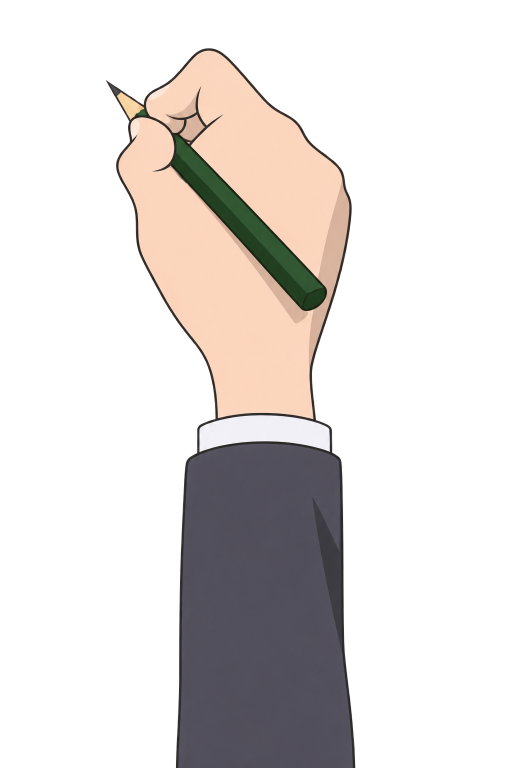
#> input picture art/cut/h08b_scrawl.png, 1024 x 1536 px (shown at 1/2 size)
$ python value_check.py ../art/cut/h08b_scrawl.png ../art/cut/R14f_askL3.png
#> lines starting #> are read from the running program, lines starting #| are printed output that depends on the picture
"""Value (light/dark) check for a frame: grayscale posterised to 5 steps beside the original, so
it is obvious whether the subject carries the strongest contrast in the picture.
usage: python value_check.py frame.png out.png"""
import sys
import numpy as np
from PIL import Image

src, dst = sys.argv[1], sys.argv[2]
im = Image.open(src).convert('RGB')
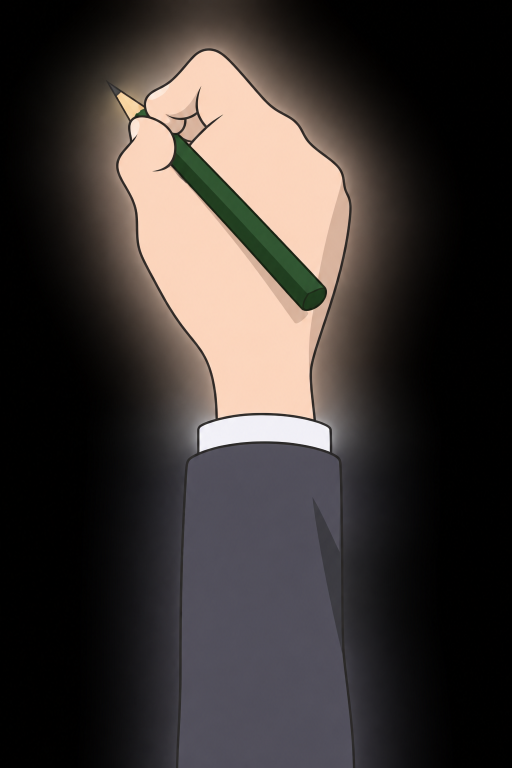
#> im: PIL image 1024x1536 RGB (shown at 1/2 size); mean R, G, B 61.7, 55.1, 52.1
g = np.asarray(im.convert('L')).astype(np.float32)
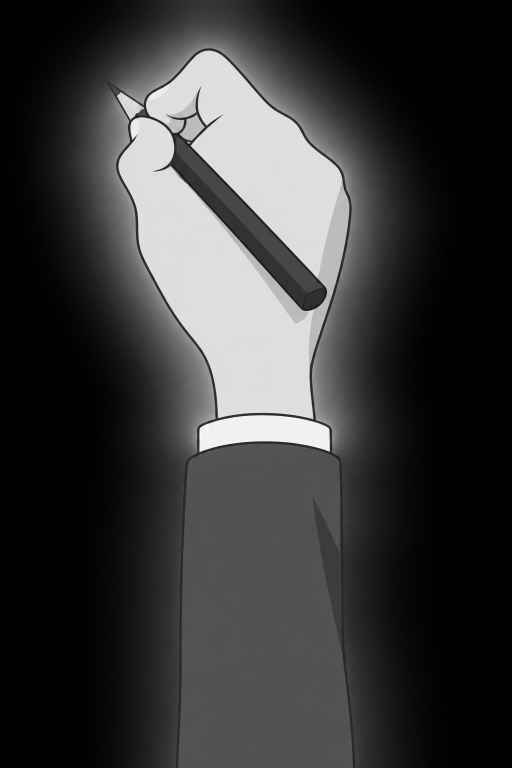
#> g: shape (1536, 1024) float32 (shown at 1/2 size); min 0, max 255, mean 56.7
steps = np.array([20, 75, 128, 180, 235], np.float32)
idx = np.clip(np.round(g / 255 * 4), 0, 4).astype(int)
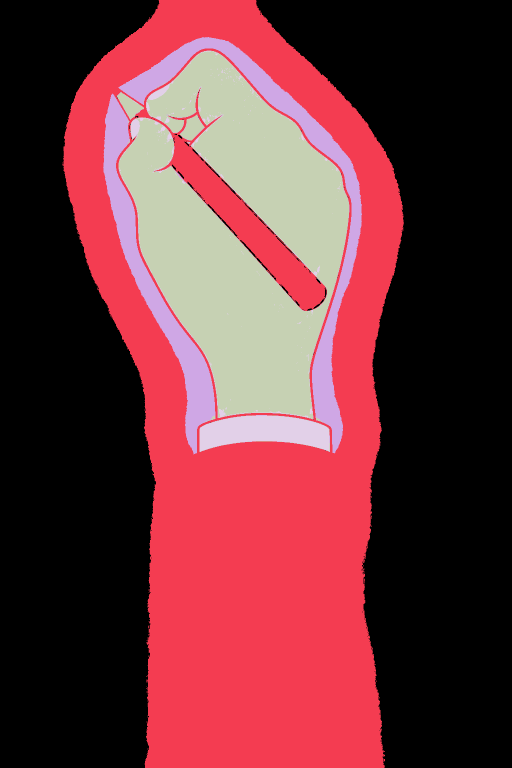
#> idx: shape (1536, 1024) int64 (shown at 1/2 size); 5 distinct labels, from 0 to 4; one colour per label, 0 black
post = steps[idx].astype(np.uint8)
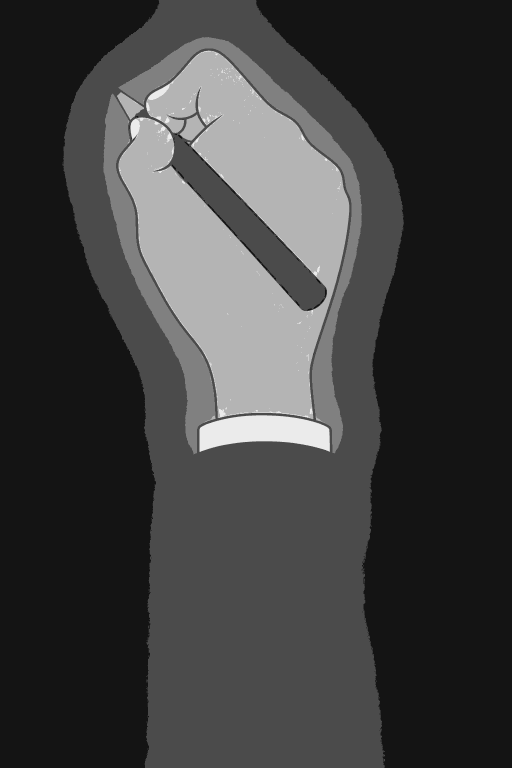
#> post: shape (1536, 1024) (shown at 1/2 size); min 20, max 235, mean 62.7
w, h = im.size
#> w = 1024; h = 1536
s = 960 / w
#> s = 0.938
a = im.resize((960, int(h * s)))
b = Image.fromarray(post).convert('RGB').resize((960, int(h * s)), Image.NEAREST)
out = Image.new('RGB', (1920, int(h * s)))
#> out: PIL image 1920x1440 RGB; every value is 0
out.paste(a, (0, 0)); out.paste(b, (960, 0))
#> after `out.paste(a, (0, 0))`:
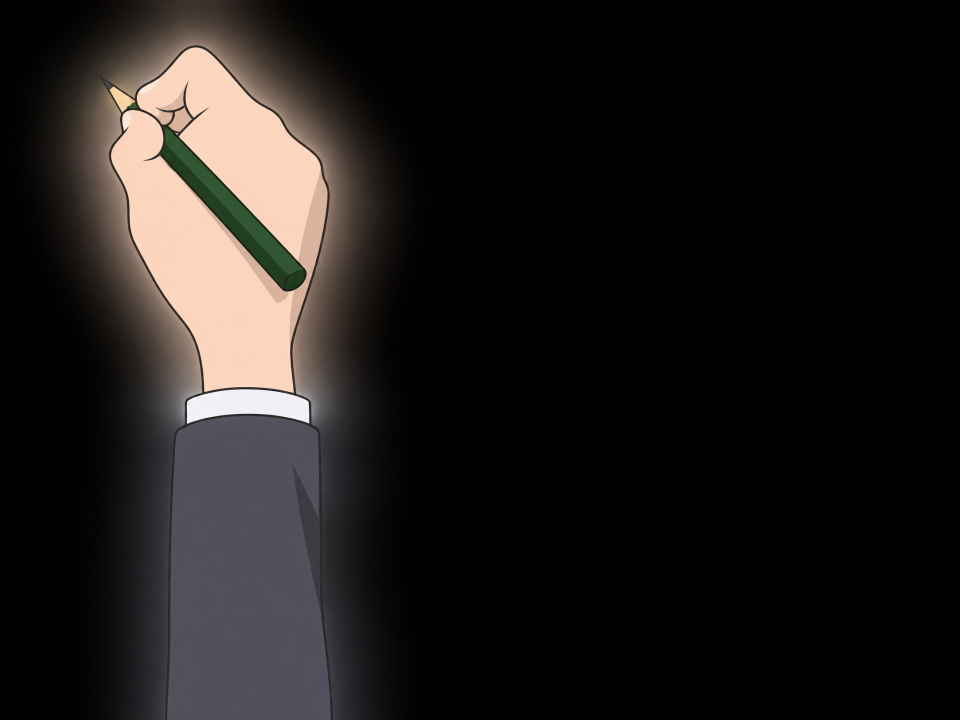
#> out: PIL image 1920x1440 RGB (shown at 1/2 size); mean R, G, B 30.9, 27.6, 26.1
#> after `out.paste(b, (960, 0))`:
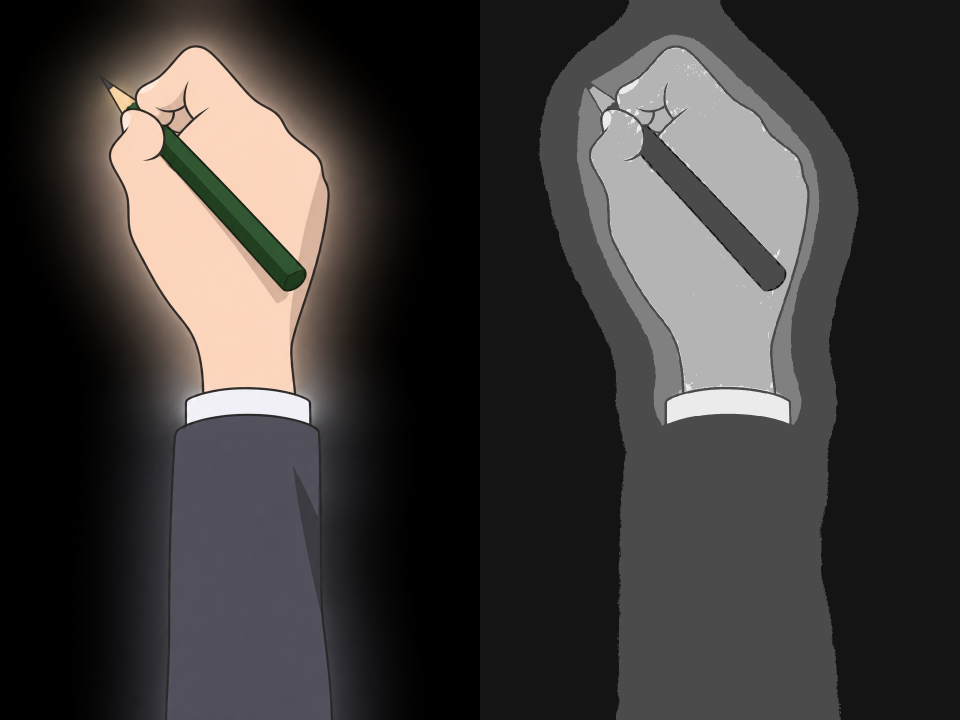
#> out: PIL image 1920x1440 RGB (shown at 1/2 size); mean R, G, B 62.2, 58.9, 57.4
out.save(dst)
